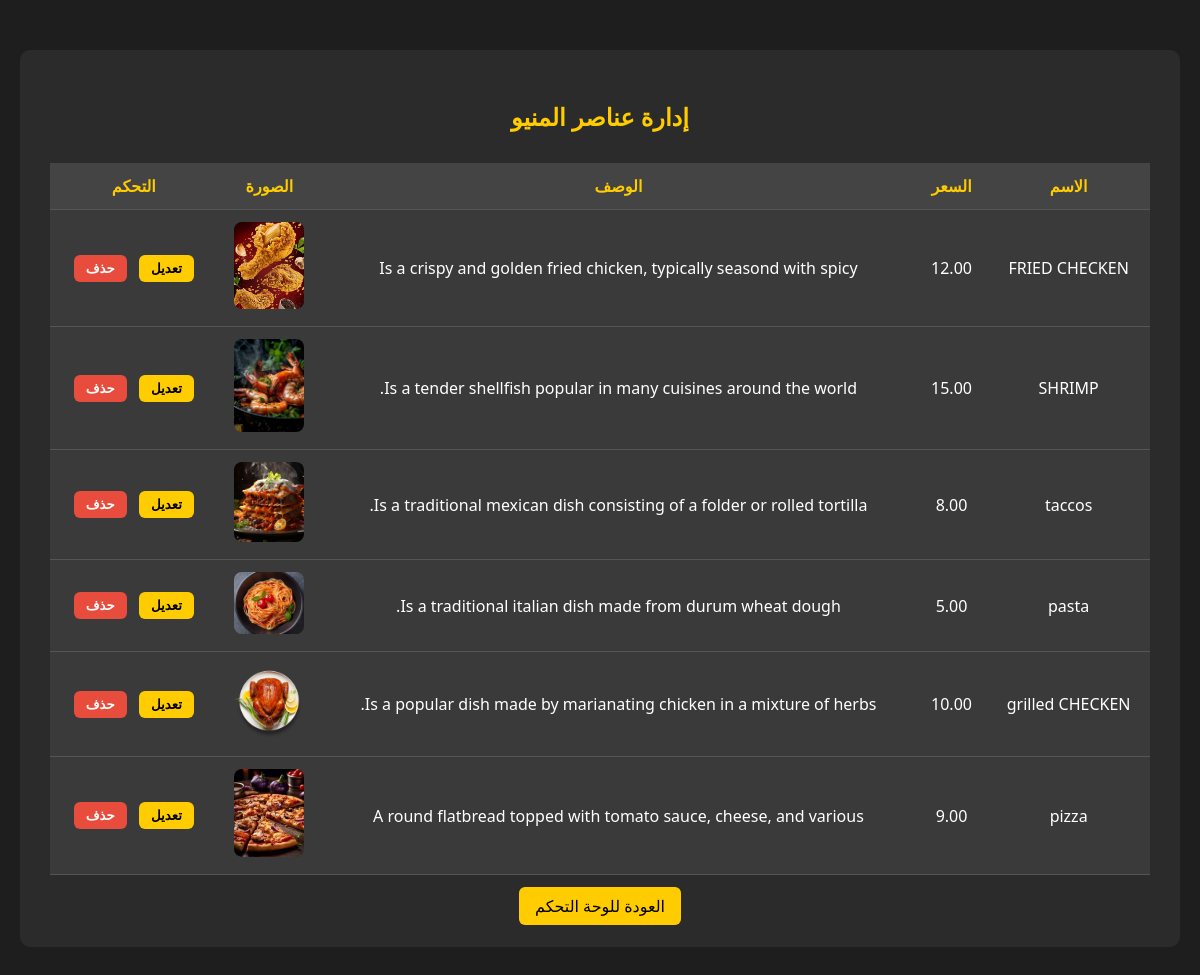
The app's page /menu_items.php (signed in) with its own data.
### tables this page shows
CREATE TABLE `menu_items` (
  `id` int(11) NOT NULL,
  `name` varchar(100) DEFAULT NULL,
  `price` decimal(5,2) DEFAULT NULL,
  `description` text DEFAULT NULL,
  `image` varchar(255) DEFAULT NULL
);

### menu_items.php (the view, shortened to what this page needs)
<?php
include 'config.php';
$result = $conn->query("SELECT * FROM menu_items ORDER BY id DESC");
?>
<!DOCTYPE html>
<html lang="ar">
<head>
</head>
<body>
<div class="container">
    <h2>إدارة عناصر المنيو</h2>
    <table>
        <thead>
            <tr>
                <th>الاسم</th>
                <th>السعر</th>
                <th>الوصف</th>
                <th>الصورة</th>
                <th>التحكم</th>
            </tr>
        </thead>
        <tbody>
        <?php if ($result && $result->num_rows > 0): ?>
            <?php while ($row = $result->fetch_assoc()): ?>
                <tr>
                    <td><?= htmlspecialchars($row['name']) ?></td>
                    <td><?= htmlspecialchars($row['price']) ?></td>
                    <td><?= htmlspecialchars($row['description']) ?></td>
                    <td><img src="<?= htmlspecialchars($row['image']) ?>" alt="menu"></td>
                    <td>
                        <a href="?edit=<?= $row['id'] ?>"><button class="edit-btn">تعديل</button></a>
                        <form method="POST" class="inline" onsubmit="return confirm('هل تريد حذف هذا العنصر؟');">
                            <button type="submit" class="delete-btn">حذف</button>
                        </form>
                    </td>
                </tr>
            <?php endwhile; ?>
        <?php else: ?>
            <tr><td colspan="5">لا توجد عناصر في المنيو حالياً.</td></tr>
        <?php endif; ?>
        </tbody>
    </table>
    <div class="back">
        <a href="dashboard.php">العودة للوحة التحكم</a>
    </div>
</div>
</body>
</html>

### menu_items.php (style rules this page uses)
body { font-family: 'Segoe UI', Tahoma, sans-serif; background-color: #1e1e1e; color: #fff; margin: 0; padding: 0; direction: rtl; }
.container { max-width: 1100px; margin: 50px auto; background-color: #2b2b2b; padding: 30px; border-radius: 10px; }
h2 { text-align: center; color: #ffcc00; margin-bottom: 30px; }
table { width: 100%; border-collapse: collapse; background-color: #3a3a3a; }
th, td { padding: 12px; border-bottom: 1px solid #555; text-align: center; }
th { background-color: #444; color: #ffcc00; }
img { width: 70px; border-radius: 8px; }
.btn, button { padding: 6px 12px; margin: 4px; font-weight: bold; border-radius: 6px; border: none; cursor: pointer; }
.edit-btn { background-color: #ffcc00; color: black; }
.delete-btn { background-color: #e74c3c; color: white; }
form.inline { display: inline; }
.back { text-align: center; margin-top: 20px; }
.back a { background-color: #ffcc00; color: black; padding: 8px 16px; border-radius: 6px; text-decoration: none; }

### records on screen
menu_items: name "FRIED CHECKEN", price "12.00", description "Is a crispy and golden fried chicken, typically seasond with spicy", image (picture)
menu_items: name "SHRIMP", price "15.00", description "Is a tender shellfish popular in many cuisines around the world.", image (picture)
menu_items: name "taccos", price "8.00", description "Is a traditional mexican dish consisting of a folder or rolled tortilla.", image (picture)
menu_items: name "pasta", price "5.00", description "Is a traditional italian dish made from durum wheat dough.", image (picture)
menu_items: name "grilled CHECKEN", price "10.00", description "Is a popular dish made by marianating chicken in a mixture of herbs.", image (picture)
menu_items: name "pizza", price "9.00", description "A round flatbread topped with tomato sauce, cheese, and various", image (picture)
